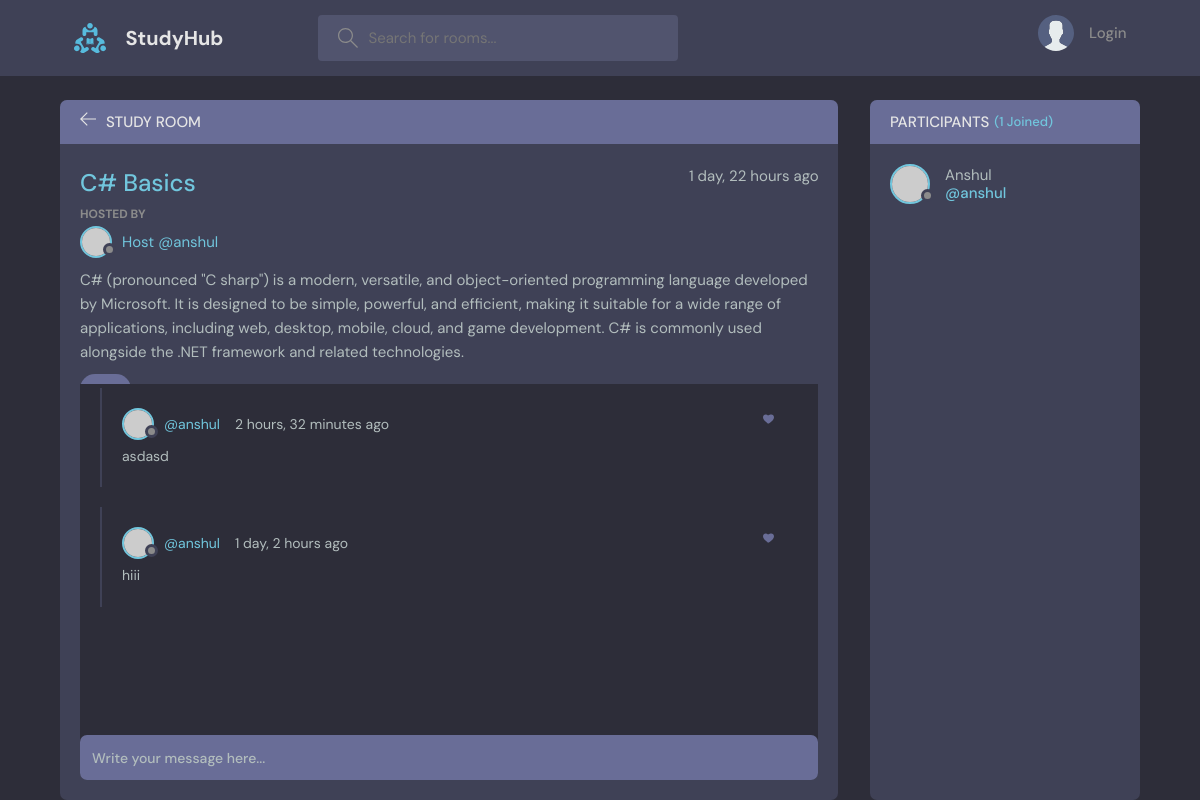
The page /room/11 on the database its author committed.
### base/models.py (models this page shows, shortened)
class Room(models.Model):
    host = models.ForeignKey(User , on_delete=models.SET_NULL , null=True)
    topic =models.ForeignKey(Topic , on_delete=models.SET_NULL , null=True )
    name = models.CharField(max_length=200)
    description = models.TextField(null=True , blank=True)
    participants = models.ManyToManyField(User , related_name='participants' ,blank=True)
    updated = models.DateTimeField(auto_now=True)
    created = models.DateTimeField(auto_now_add=True)
    class Meta:
        ordering = ['-updated' , '-created']

class Message(models.Model):
    user = models.ForeignKey( User, on_delete=models.CASCADE)
    room =  models.ForeignKey(Room , on_delete=models.CASCADE)
    body = models.TextField()
    updated = models.DateTimeField(auto_now=True)
    created = models.DateTimeField(auto_now_add=True)
    likes = models.ManyToManyField(User , related_name='likes' ,blank=True)
    class Meta:
        ordering = ['-updated' , '-created']

### base/views.py (the view, shortened to what this page needs)
def room(request ,pk):# here pk = primary key to identify the room
    room = Room.objects.get(id = pk)
    room_messages = room.message_set.all().order_by('-created') # message_set will give us all children of the room
    participants = room.participants.all()
    context = {'room' : room, 'room_messages':None ,
                'participants':participants}
    get_messages(request , context , room_messages)
    return render(request ,'base/room.html' ,context)

### base/utils.py (called while the page is built)
def get_messages(request , context ,messages=None):
    room_messages = {}
    for msg in messages:
        room_messages[msg.id] = {'data':msg , 'isLiked':False}
        if request.user.is_authenticated and msg.likes.filter(id=request.user.id):
            room_messages[msg.id]['isLiked'] = True
    context['room_messages']= room_messages

### base/templates/base/room.html (shortened to what this page needs)
{% extends 'main.html' %}
{% block content %}
<main class="profile-page layout layout--2">
  <div class="container">
    <div class="room">
      <div class="room__top">
        <div class="room__topLeft">
          <a href="{% url 'home' %}">
            <svg
              version="1.1"
              xmlns="http://www.w3.org/2000/svg"
              width="32"
              height="32"
              viewBox="0 0 32 32"
            >
              <title>arrow-left</title>
              <path
                d="M13.723 2.286l-13.723 13.714 13.719 13.714 1.616-1.611-10.96-10.96h27.625v-2.286h-27.625l10.965-10.965-1.616-1.607z"
              ></path>
            </svg>
          </a>
          <h3>Study Room</h3>
        </div>
      </div>
      <div class="room__box scroll">
        <div class="room__header scroll">
          <div class="room__info">
            <h3>{{room.name}}</h3>
            <span>{{room.created|timesince}} ago</span>
          </div>
          <div class="room__hosted">
            <p>Hosted By</p>
            <a href="{% url 'user-profile' room.host.id %}" class="room__author">
              <div class="avatar avatar--small">
                <img src="https://randomuser.me/api/portraits/men/{{room.host.id}}.jpg" />
              </div>
              <span>Host @{{room.host.username}}</span>
            </a>
          </div>
          <div class="room__details">
            {{room.description}}
          </div>
          <span class="room__topics">{{room.topic.name}}</span>
        </div>
        <div class="room__conversation">
          <div class="threads scroll">
            {% for message_id , message in room_messages.items %}
            <div class="thread">
              <div class="thread__top">
                <div class="thread__author">
                  <a href="{% url 'user-profile' message_id %}" class="thread__authorInfo">
                    <div class="avatar avatar--small">
                      <img
                        src="https://randomuser.me/api/portraits/men/{{message.data.user.id}}.jpg"
                      />
                    </div>
                    <span>@{{message.data.user.username}}</span>
                  </a>
                  <span class="thread__date"> {{message.data.created|timesince}} ago</span>
                </div>
                <div class="thread__delete">
                  <a href="{% url 'like-message' message_id %}">
                    <svg version="1.1" xmlns="http://www.w3.org/2000/svg" width="32" height="32" viewBox="0 0 32 32" >
                      <title>Like</title>
                      {% if message.isLiked %}
                        <path d="M12 21.35l-1.45-1.32C5.4 16.36 2 12.28 2 8.5 2 5.42 4.42 3 7.5 3c1.74 0 3.41.81 4.5 2.09C15.09 3.81 16.76 3 18.5 3 21.58 3 24 5.42 24 8.5c0 3.78-3.4 7.86-8.55 11.53L12 21.35z" fill="red" />
                      {% else %}
                        <path d="M12 21.35l-1.45-1.32C5.4 16.36 2 12.28 2 8.5 2 5.42 4.42 3 7.5 3c1.74 0 3.41.81 4.5 2.09C15.09 3.81 16.76 3 18.5 3 21.58 3 24 5.42 24 8.5c0 3.78-3.4 7.86-8.55 11.53L12 21.35z" />
                      {% endif %}
                    </svg>
                  </a>
                    </div>
              </div>
              <div class="thread__details">
                {{message.data.body}}
              </div>
            </div>
            {% endfor %}
          </div>
        </div>
      </div>
      <div class="room__message">
        <form action="" method="POST">
          <input type="text" name="body" placeholder="Write your message here..." />
        </form>
      </div>
    </div>
    <div class="participants">
      <h3 class="participants__top">Participants <span>({{participants.count}} Joined)</span></h3>
      <div class="participants__list scroll">
        {% for user in participants %}
        <a href="{% url 'user-profile' user.id %}" class="participant">
          <div class="avatar avatar--medium">
            <img src="https://randomuser.me/api/portraits/men/37.jpg" />
          </div>
          <p>
            {{user.username.capitalize}}
            <span>@{{user.username}}</span>
          </p>
        </a>
        {% endfor %}
      </div>
    </div>
  </div>
</main>
{% endblock content %}

### rows shown on the page
Room: name "C# Basics", created "1 day, 22 hours", host.username "anshul", description "C# (pronounced \"C sharp\") is a modern, versatile, and object-oriented programming language developed by Microsoft. It is designed to be simple, powerful, and efficient, making it suitable for a wide range of applications, including web, desktop, mobile, cloud, and game development. C# is commonly used alongside the .NET framework and related technologies."
Message: data.user.username "anshul", data.created "2 hours, 32 minutes", data.body "asdasd"
Message: data.user.username "anshul", data.created "1 day, 2 hours", data.body "hiii"

### other values the page prints
{{ participants.count }} "1"
{{ user.username.capitalize }} "Anshul"
{{ user.username }} "anshul"
